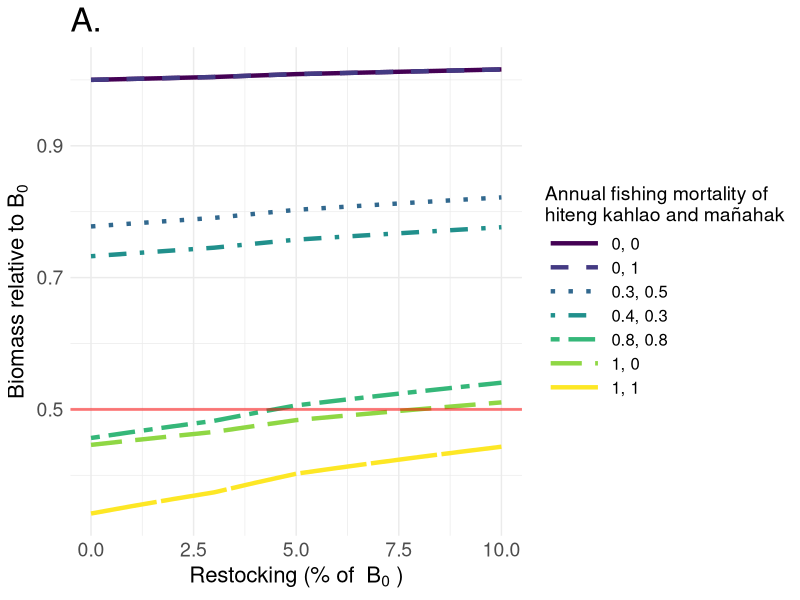
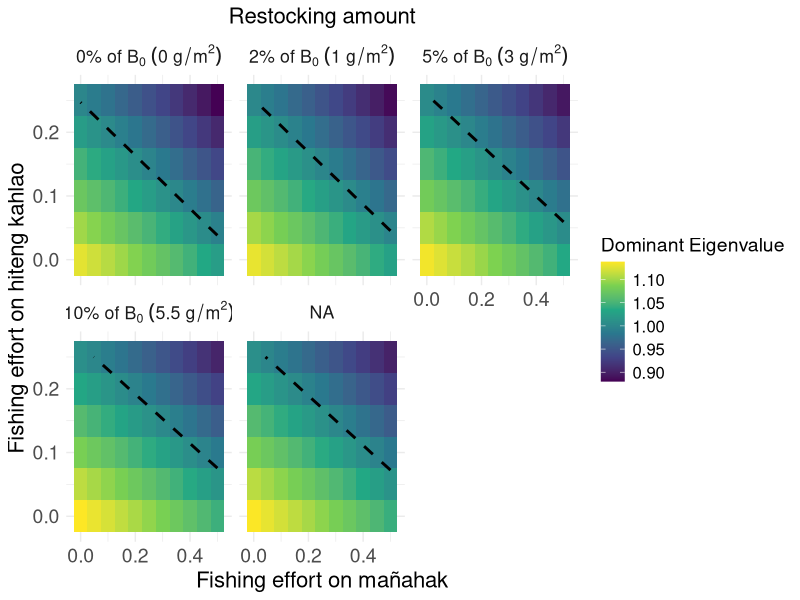
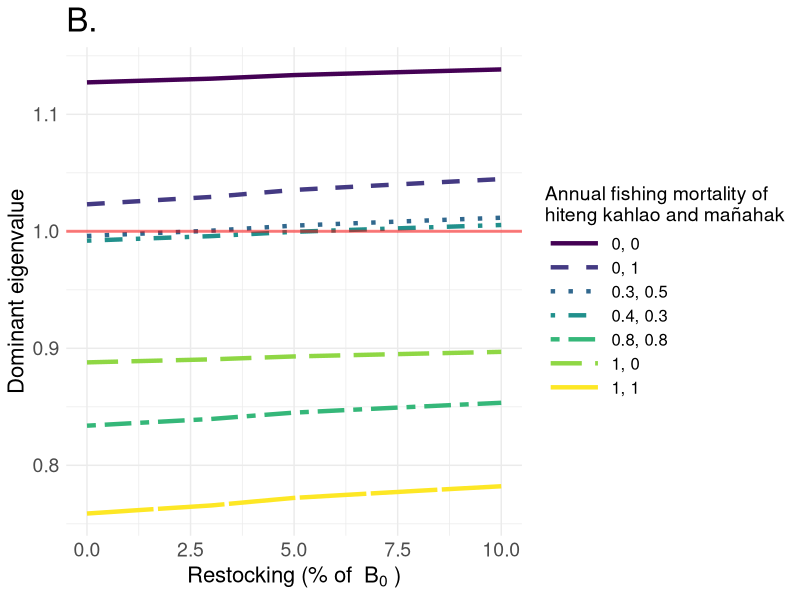
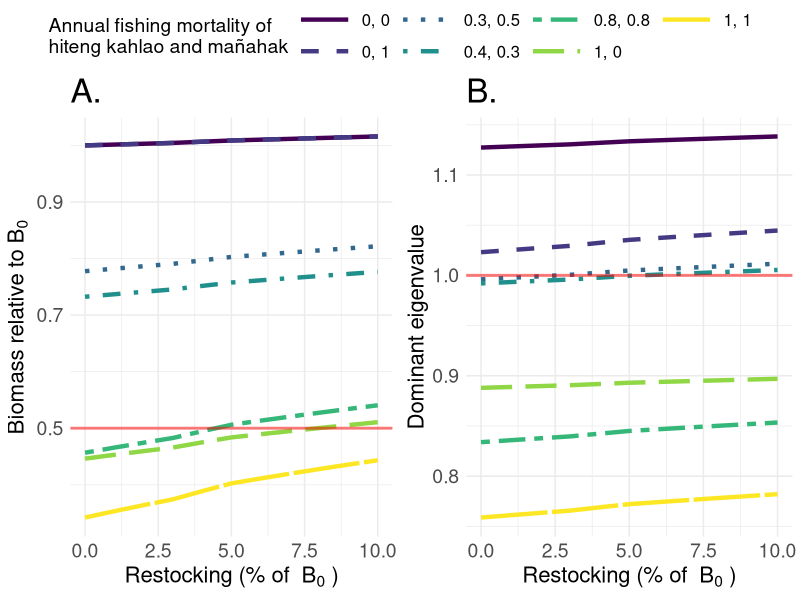

The R script that drew these images, in order:
library(tidyverse)
library(viridis)
library(ggpubr)

# Parameters
juvenile_mortality <- 0.9 / 2
subadult_mortality <- 0.54 / 2
adult_mortality <- 0.33 / 2
juvenile_survival_rate <- 1 - juvenile_mortality
subadult_survival_rate <- 1 - subadult_mortality
adult_survival_rate <-  1 - adult_mortality

juvenile_to_subadult_rate <- 1
subadult_to_adult_rate <- 0.5

reproduction_rate <- 2  # or whatever value you're testing
reproduction_rate_2 <- 0.75 * reproduction_rate


carrying_capacity <- 68
time_steps <- 200

# Parameter ranges
fishing_effort_values <- seq(0, 0.5, by = 0.05)
restocking_values <- seq(0, 5.5, by = 0.5) # Restocking scenarios

#Current fishing for burn in
F_current_instantaneous <- 0.09 
F_current_discrete <- (1 - exp(-F_current_instantaneous)) / 2
F_current_discrete

F_current_discrete_juv <- 0.01


run_simulation <- function(F_adults, F_juveniles, restocked_juveniles, burn_in_time = 100) {
  juvenile_population <- 10
  subadult_population <- 10
  adult_population <- 10
  
  # Store population over time
  population_over_time <- numeric(time_steps)
  restocked_dagge_values <- numeric(time_steps)  # To store restocked dagge values
  
  for (t in 1:time_steps) {
    if (t <= burn_in_time) {
      # Burn-in period with zero fishing and zero restocking
      # Try burn in with "current" fishing
      F_adults_current <- F_current_discrete #0
      F_juveniles_current <- F_current_discrete_juv #0
      restocking <- 0
    } else {
      # Post burn-in period with specified fishing and restocking
      F_adults_current <- F_adults
      F_juveniles_current <- F_juveniles
      restocking <- restocked_juveniles
    }
    
    if (t %% 2 == 0) {
      current_reproduction_rate <- reproduction_rate
    } else {
      current_reproduction_rate <- reproduction_rate_2
    }
    
    total_population <- juvenile_population + subadult_population + adult_population
    new_juveniles <- adult_population * current_reproduction_rate * (1 - total_population / carrying_capacity)
    surviving_juveniles <- juvenile_population * juvenile_survival_rate * (1 - F_juveniles_current)
    new_subadults <- juvenile_population * juvenile_to_subadult_rate
    surviving_subadults <- subadult_population * subadult_survival_rate
    new_adults <- subadult_population * subadult_to_adult_rate
    surviving_adults <- adult_population * adult_survival_rate * (1 - F_adults_current)
    
    if (t %% 2 == 0) {
      juvenile_population <- max(0, new_juveniles + surviving_juveniles - new_subadults - restocking)
      restocked_dagge <- restocking + (2.35 * (1 - restocking / carrying_capacity))
      
      restocked_dagge_values[t] <- restocked_dagge  # Store restocked dagge value
      subadult_population <- max(0, new_subadults + surviving_subadults - new_adults + restocked_dagge)
    } else {
      juvenile_population <- max(0, new_juveniles + surviving_juveniles - new_subadults)
      subadult_population <- max(0, new_subadults + surviving_subadults - new_adults)
    }
    
    adult_population <- max(0, new_adults + surviving_adults)
    
    # Store total population at each timestep
    total_population <- juvenile_population + subadult_population + adult_population
    population_over_time[t] <- total_population 
    
  }
  
  # Calculate the average restocked dagge for the last 20 timesteps
  # Return the average of the last 20 timesteps and the average restocked dagge
  return(list(
    avg_population_last_20 = mean(population_over_time[(time_steps - 19):time_steps]),
    avg_restocked_dagge_last_20 = mean(restocked_dagge_values[(time_steps - 19):time_steps])
  ))
}




# Sensitivity analysis loop with burn-in period
all_results <- data.frame()

for (restocked_juveniles in restocking_values) {
  # Create a dataframe to store results for this restocking value
  sensitivity_results <- expand.grid(
    F_adults = fishing_effort_values,
    F_juveniles = fishing_effort_values
  ) %>%
    mutate(
      Avg_Total_Population = 0,
      Avg_Restocked_Dagge = 0  # New column for average restocked dagge
    )
  
  # Reference population with zero fishing effort
  reference_population <- run_simulation(
    F_adults = 0,
    F_juveniles = 0,
    restocked_juveniles = 0,
    burn_in_time = 100
  )
  
  # Sensitivity analysis loop
  for (i in seq_len(nrow(sensitivity_results))) {
    sim_result <- run_simulation(
      F_adults = sensitivity_results$F_adults[i],
      F_juveniles = sensitivity_results$F_juveniles[i],
      restocked_juveniles = restocked_juveniles,
      burn_in_time = 100
    )
    
    sensitivity_results$Avg_Total_Population[i] <- sim_result$avg_population_last_20
    sensitivity_results$Avg_Restocked_Dagge[i] <- sim_result$avg_restocked_dagge_last_20*2  #times 2 because it averages it with 0 in the 6 months when there is no restocking
  }
  
  # Normalize by the reference population and calculate restocking as a percentage
  sensitivity_results <- sensitivity_results %>%
    mutate(
      Relative_Population = Avg_Total_Population / reference_population$avg_population_last_20,
      Restocking_Percent = round((restocked_juveniles / reference_population$avg_population_last_20) * 100, 0) # Convert to percentage
    )
  
  # Combine results for all restocking values
  all_results <- bind_rows(all_results, sensitivity_results)
}



line_data <- all_results %>%
  group_by(Restocking_Percent, F_adults, F_juveniles) %>%
  summarize(
    Avg_Relative_Population = mean(Relative_Population),
    .groups = "drop"
  ) %>%
  mutate(Fishing_Scenario = paste0(F_adults, ", ", F_juveniles))




subset_fishing_scenarios <- c(
  "0, 0",
  "0, 0.5",
  "0.15, 0.25",
  "0.2, 0.15",
  "0.4, 0.4",
  "0.5, 0",
  "0.5, 0.5"
)


# Convert the labels into numeric pairs, multiply by 2, and then convert back to string
subset_fishing_scenarios_modified <- sapply(subset_fishing_scenarios, function(x) {
  # Split the string into numbers, multiply by 2, and then rejoin as a string
  nums <- as.numeric(strsplit(x, ",")[[1]]) * 2
  paste(nums, collapse = ", ")
})

# Prepare data for line plot, filtered by selected fishing scenarios
line_data_subset <- line_data %>%
  filter(Fishing_Scenario %in% subset_fishing_scenarios)

# Create the plot for the subset
figure4a <- ggplot(line_data_subset, aes(x = Restocking_Percent, y = Avg_Relative_Population, 
                                         color = Fishing_Scenario, linetype = Fishing_Scenario, 
                                         group = Fishing_Scenario)) +
  geom_line(size = 1.5) +
  scale_color_manual(values = viridis::viridis(length(subset_fishing_scenarios)), 
                     labels = subset_fishing_scenarios_modified,
                     name = "Annual fishing mortality of \nhiteng kahlao and mañahak") +
  scale_linetype_manual(values = c("solid", "dashed", "dotted", "dotdash", "twodash", "longdash", "F1"), 
                        labels = subset_fishing_scenarios_modified,  # Use same labels as color
                        name = "Annual fishing mortality of \nhiteng kahlao and mañahak") +  
  geom_hline(yintercept = 0.5, linetype = "solid", color = "red", linewidth = 1, alpha = 0.5) +  
  labs(
    x = bquote("Restocking (% of "~B[0]~")"),
    y = bquote("Biomass relative to"~B[0]),
    title = ""
  ) +
  ggtitle("A.") +
  theme_minimal() +
  theme(
    text = element_text(size = 16),
    plot.title = element_text(size = 24),
    axis.title = element_text(size = 16),
    axis.text = element_text(size = 14),
    legend.title = element_text(size = 14),
    legend.text = element_text(size = 12),
    legend.key.width = unit(1.5, "cm")  # Adjust legend width if needed
  )
figure4a


####################### Same for Eigenvalues

run_simulation <- function(F_adults, F_juveniles, restocked_juveniles, burn_in_time = 100) {
  juvenile_population <- 10
  subadult_population <- 10
  adult_population <- 10
  
  # Store population over time and eigenvalues
  population_over_time <- numeric(time_steps)
  eigenvalues_over_time <- numeric(time_steps) 
  restocked_dagge_values <- numeric(time_steps) 
  
  for (t in 1:time_steps) {
    if (t <= burn_in_time) {
      F_adults_current <- F_current_discrete
      F_juveniles_current <- F_current_discrete_juv
      restocking <- 0
    } else {
      F_adults_current <- F_adults
      F_juveniles_current <- F_juveniles
      restocking <- restocked_juveniles
    }
    
    current_reproduction_rate <- ifelse(t %% 2 == 0, reproduction_rate, reproduction_rate_2)
    
    total_population <- juvenile_population + subadult_population + adult_population
    new_juveniles <- adult_population * current_reproduction_rate * (1 - total_population / carrying_capacity)
    surviving_juveniles <- juvenile_population * juvenile_survival_rate * (1 - F_juveniles_current)
    new_subadults <- juvenile_population * juvenile_to_subadult_rate
    surviving_subadults <- subadult_population * subadult_survival_rate
    new_adults <- subadult_population * subadult_to_adult_rate
    surviving_adults <- adult_population * adult_survival_rate * (1 - F_adults_current)
    
    if (t %% 2 == 0) {
      juvenile_population <- max(0, new_juveniles + surviving_juveniles - new_subadults - restocking)
      restocked_dagge <- restocking + (2.35 * (1 - restocking / carrying_capacity))
      
      restocked_dagge_values[t] <- restocked_dagge  # Store restocked dagge value
      subadult_population <- max(0, new_subadults + surviving_subadults - new_adults + restocked_dagge)
    } else {
      juvenile_population <- max(0, new_juveniles + surviving_juveniles - new_subadults)
      subadult_population <- max(0, new_subadults + surviving_subadults - new_adults)
    }
    
    adult_population <- max(0, new_adults + surviving_adults)
    
    # Store total population at each timestep
    total_population <- juvenile_population + subadult_population + adult_population
    population_over_time[t] <- total_population 
    
    # Construct the population transition matrix
    transition_matrix <- matrix(c(
      #0, 0, current_reproduction_rate - (restocking / carrying_capacity),  # Juvenile production
      - (restocking / carrying_capacity), 0, current_reproduction_rate,  # Juvenile production
      juvenile_survival_rate * (1 - F_juveniles_current) * juvenile_to_subadult_rate + (restocking + (2.35 * (1 - restocking / carrying_capacity))) / carrying_capacity, 0, 0,  # Juvenile survival to subadult
      0, subadult_survival_rate * subadult_to_adult_rate, adult_survival_rate * (1 - F_adults_current)  # Subadult survival & transition
    ), nrow = 3, byrow = TRUE)
    
    # Compute the dominant eigenvalue (growth rate)
    eigenvalues <- eigen(transition_matrix)$values
    dominant_eigenvalue <- max(Re(eigenvalues))  # Take the real part
    eigenvalues_over_time[t] <- dominant_eigenvalue
  }
  
  return(list(
    avg_population_last_20 = mean(population_over_time[(time_steps - 19):time_steps]),
    avg_eigenvalue_last_20 = mean(eigenvalues_over_time[(time_steps - 19):time_steps])  # Average last 20 timesteps
  ))
}



all_results <- data.frame()

for (restocked_juveniles in restocking_values) {
  sensitivity_results <- expand.grid(
    F_adults = fishing_effort_values,
    F_juveniles = fishing_effort_values
  ) %>%
    mutate(
      Avg_Total_Population = 0,
      Avg_Eigenvalue = 0  # New column for eigenvalues
    )
  
  reference_population <- run_simulation(
    F_adults = 0,
    F_juveniles = 0,
    restocked_juveniles = 0,
    burn_in_time = 100
  )
  
  for (i in seq_len(nrow(sensitivity_results))) {
    sim_result <- run_simulation(
      F_adults = sensitivity_results$F_adults[i],
      F_juveniles = sensitivity_results$F_juveniles[i],
      restocked_juveniles = restocked_juveniles,
      burn_in_time = 100
    )
    
    sensitivity_results$Avg_Total_Population[i] <- sim_result$avg_population_last_20
    sensitivity_results$Avg_Eigenvalue[i] <- sim_result$avg_eigenvalue_last_20
  }
  
  sensitivity_results <- sensitivity_results %>%
    mutate(
      Relative_Population = Avg_Total_Population / reference_population$avg_population_last_20,
      Restocking_Percent = round((restocked_juveniles / reference_population$avg_population_last_20) * 100, 0)
    )
  
  all_results <- bind_rows(all_results, sensitivity_results)
}


# Create labels with the correct expressions for each Restocking_Percent
all_results$Restocking_Label <- dplyr::case_when(
  all_results$Restocking_Percent == 0 ~ "0*'%'~of~B[0]~(0~g/m^2)",
  all_results$Restocking_Percent == 2 ~ "2*'%'~of~B[0]~(1~g/m^2)",
  all_results$Restocking_Percent == 5 ~ "5*'%'~of~B[0]~(3~g/m^2)",
  all_results$Restocking_Percent == 10 ~ "10*'%'~of~B[0]~(5.5~g/m^2)"
)

# Convert Restocking_Label to a factor and ensure its order aligns with Restocking_Percent
all_results$Restocking_Label <- factor(all_results$Restocking_Label,
                                       levels = c("0*'%'~of~B[0]~(0~g/m^2)", 
                                                  "2*'%'~of~B[0]~(1~g/m^2)", 
                                                  "5*'%'~of~B[0]~(3~g/m^2)",
                                                  "10*'%'~of~B[0]~(5.5~g/m^2)"))




eigen_heatmap<-ggplot(all_results %>% filter(F_adults <=0.3), aes(x = F_juveniles, y = F_adults, fill = Avg_Eigenvalue)) +
  geom_tile() +
  geom_contour(
    aes(z = Avg_Eigenvalue), 
    breaks = 1, 
    color = "black", 
    linetype = "dashed", 
    linewidth = 1
  ) +
  facet_wrap(~Restocking_Label, labeller = label_parsed) +
  scale_fill_viridis_c(name = "Dominant Eigenvalue") +
  labs(
    x = "Fishing effort on mañahak",
    y = "Fishing effort on hiteng kahlao",
    title = "Restocking amount"
  ) +
  theme_minimal() +
  theme(
    text = element_text(size = 16),
    plot.title = element_text(size = 16, hjust = 0.5),
    axis.title = element_text(size = 16),
    axis.text = element_text(size = 14),
    legend.title = element_text(size = 14),
    legend.text = element_text(size = 12)
  )

eigen_heatmap



#line plot version?
# Modify the fishing scenario labels by multiplying each number by 2
line_data <- all_results %>%
  group_by(Restocking_Percent, F_adults, F_juveniles) %>%
  summarize(
    Avg_Eigenvalue = mean(Avg_Eigenvalue),
    .groups = "drop"
  ) %>%
  mutate(Fishing_Scenario = paste0(F_adults, ", ", F_juveniles))


subset_fishing_scenarios <- c(
  "0, 0",
  "0, 0.5",
  "0.15, 0.25",
  "0.2, 0.15",
  "0.4, 0.4",
  "0.5, 0",
  "0.5, 0.5"
)

subset_fishing_scenarios_modified <- sapply(subset_fishing_scenarios, function(x) {
  nums <- as.numeric(strsplit(x, ",")[[1]]) * 2
  paste(nums, collapse = ", ")
})

# Prepare data for line plot, filtered by selected fishing scenarios
line_data_subset <- line_data %>%
  filter(Fishing_Scenario %in% subset_fishing_scenarios)

figure4b<-ggplot(line_data_subset, aes(x = Restocking_Percent, y = Avg_Eigenvalue, 
                                       color = Fishing_Scenario, linetype = Fishing_Scenario, 
                                       group = Fishing_Scenario)) +
  geom_line(size = 1.5) +  # Increase line thickness
  scale_color_manual(values = viridis::viridis(length(subset_fishing_scenarios)), 
                     labels = subset_fishing_scenarios_modified,
                     name = "Annual fishing mortality of \nhiteng kahlao and mañahak") +
  scale_linetype_manual(values = c("solid", "dashed", "dotted", "dotdash", "twodash", "longdash", "F1"), 
                        labels = subset_fishing_scenarios_modified,  # Use same labels as color
                        name = "Annual fishing mortality of \nhiteng kahlao and mañahak") +  
  geom_hline(yintercept = 1, linetype = "solid", color = "red", linewidth = 1, alpha = 0.5) +  
  labs(
    x = bquote("Restocking (% of "~B[0]~")"),
    y = "Dominant eigenvalue",
    title = ""
  ) +
  ggtitle("B.") +
  theme_minimal() +
  theme(
    text = element_text(size = 16),
    plot.title = element_text(size = 24),
    axis.title = element_text(size = 16),
    axis.text = element_text(size = 14),
    legend.title = element_text(size = 14),
    legend.text = element_text(size = 12),
    legend.key.width = unit(1.5, "cm")  # Adjust legend width if needed
  )

figure4b



#Final figure

figure4<-ggarrange(figure4a, figure4b, common.legend=TRUE)

figure4
